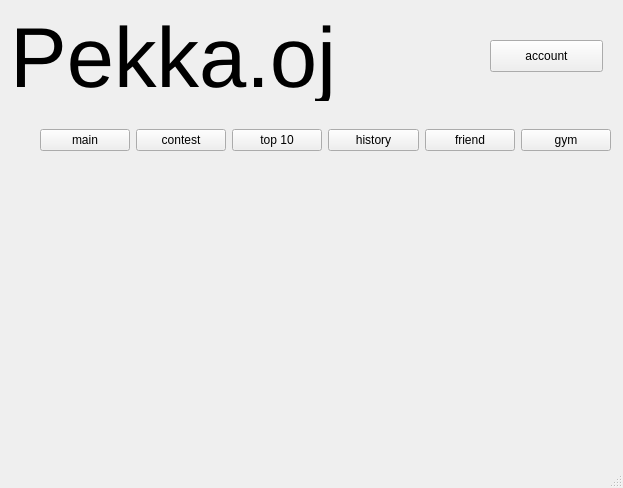
<?xml version="1.0" encoding="UTF-8"?>
<ui version="4.0">
 <class>MainWindow</class>
 <widget class="QMainWindow" name="MainWindow">
  <property name="geometry">
   <rect>
    <x>0</x>
    <y>0</y>
    <width>623</width>
    <height>488</height>
   </rect>
  </property>
  <property name="windowTitle">
   <string>MainWindow</string>
  </property>
  <widget class="QWidget" name="centralwidget">
   <widget class="QLabel" name="page_name">
    <property name="geometry">
     <rect>
      <x>10</x>
      <y>10</y>
      <width>361</width>
      <height>91</height>
     </rect>
    </property>
    <property name="text">
     <string>&lt;html&gt;&lt;head/&gt;&lt;body&gt;&lt;p&gt;&lt;span style=&quot; font-size:64pt;&quot;&gt;Pekka.oj&lt;/span&gt;&lt;/p&gt;&lt;/body&gt;&lt;/html&gt;</string>
    </property>
   </widget>
   <widget class="QWidget" name="gridLayoutWidget">
    <property name="geometry">
     <rect>
      <x>40</x>
      <y>110</y>
      <width>571</width>
      <height>61</height>
     </rect>
    </property>
    <layout class="QGridLayout" name="gridLayout">
     <item row="0" column="2">
      <widget class="QPushButton" name="top10_button">
       <property name="text">
        <string>top 10</string>
       </property>
      </widget>
     </item>
     <item row="0" column="6">
      <widget class="QPushButton" name="gym_button">
       <property name="text">
        <string>gym</string>
       </property>
      </widget>
     </item>
     <item row="0" column="5">
      <widget class="QPushButton" name="friend_button">
       <property name="text">
        <string>friend</string>
       </property>
      </widget>
     </item>
     <item row="0" column="4">
      <widget class="QPushButton" name="history_button">
       <property name="text">
        <string>history</string>
       </property>
      </widget>
     </item>
     <item row="0" column="0">
      <widget class="QPushButton" name="main_button">
       <property name="text">
        <string>main</string>
       </property>
      </widget>
     </item>
     <item row="0" column="1">
      <widget class="QPushButton" name="contest_button">
       <property name="text">
        <string>contest</string>
       </property>
      </widget>
     </item>
    </layout>
   </widget>
   <widget class="QPushButton" name="account_button">
    <property name="geometry">
     <rect>
      <x>490</x>
      <y>40</y>
      <width>113</width>
      <height>32</height>
     </rect>
    </property>
    <property name="text">
     <string>account</string>
    </property>
   </widget>
   <widget class="QLabel" name="talkcloud">
    <property name="geometry">
     <rect>
      <x>140</x>
      <y>220</y>
      <width>171</width>
      <height>121</height>
     </rect>
    </property>
    <property name="text">
     <string/>
    </property>
    <property name="pixmap">
     <pixmap>anh/tải xuống.png</pixmap>
    </property>
    <property name="scaledContents">
     <bool>true</bool>
    </property>
   </widget>
   <widget class="QLabel" name="aku">
    <property name="geometry">
     <rect>
      <x>-10</x>
      <y>290</y>
      <width>181</width>
      <height>51</height>
     </rect>
    </property>
    <property name="text">
     <string/>
    </property>
   </widget>
   <widget class="QLabel" name="pekka">
    <property name="geometry">
     <rect>
      <x>160</x>
      <y>220</y>
      <width>261</width>
      <height>201</height>
     </rect>
    </property>
    <property name="minimumSize">
     <size>
      <width>10</width>
      <height>10</height>
     </size>
    </property>
    <property name="text">
     <string/>
    </property>
    <property name="pixmap">
     <pixmap>picture/download (2).png</pixmap>
    </property>
    <property name="scaledContents">
     <bool>true</bool>
    </property>
   </widget>
   <widget class="QLabel" name="label">
    <property name="geometry">
     <rect>
      <x>290</x>
      <y>0</y>
      <width>161</width>
      <height>101</height>
     </rect>
    </property>
    <property name="text">
     <string/>
    </property>
    <property name="pixmap">
     <pixmap>picture/download (1).png</pixmap>
    </property>
    <property name="scaledContents">
     <bool>true</bool>
    </property>
   </widget>
  </widget>
  <widget class="QMenuBar" name="menubar">
   <property name="geometry">
    <rect>
     <x>0</x>
     <y>0</y>
     <width>623</width>
     <height>29</height>
    </rect>
   </property>
  </widget>
  <widget class="QStatusBar" name="statusbar"/>
 </widget>
 <resources/>
 <connections/>
</ui>
